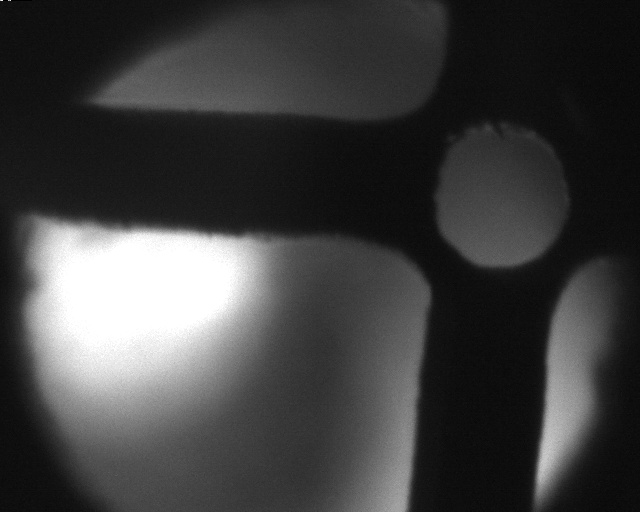
#> input picture mashes_calibration/data/calibration/vis/move_o.jpg, 640 x 512 px
$ python calibration_camera.py   (Python 2 division)
#> lines starting #> are read from the running program, lines starting #| are printed output that depends on the picture; long printed decimals are rounded
### mashes_calibration/src/Camera calibration/represent.py
import numpy as np
from homography import Homography
import cv2
from scipy import linalg
BLUE = [255, 0, 0]
RED = [0, 255, 0]
GREEN = [0, 0, 255]


class Representation():
    def __init__(self):
        print " "

    def transform(self, hom, pnts):
        pnts = np.float32([
            np.dot(hom, np.array([pnt[0], pnt[1], 1])) for pnt in pnts])
        pnts = np.float32([pnt / pnt[2] for pnt in pnts])
        return pnts[:, :2]

    def define_camera(self, image, h):
        im_measures = cv2.warpPerspective(image, h, (500, 500))
        return im_measures

    def draw_axis_camera(self, image, pnts):
        cv2.line(image, (pnts[0][0], pnts[0][1]), (pnts[1][0], pnts[1][1]), RED, 2)
        cv2.line(image, (pnts[0][0], pnts[0][1]), (pnts[2][0], pnts[2][1]), GREEN, 2)
        return image

    def draw_points(self, image, pnts):
        for pnt in pnts:
            cv2.circle(image, (int(pnt[0]), int(pnt[1])), 10, BLUE, -1)
        return image


# [171 lines that do not run on import are left out]

### mashes_calibration/src/Camera calibration/homography.py
#!/usr/bin/env python

import cv2
import numpy as np
from utils import Utils


class Homography():
    def __init__(self, pnts_pattern=np.float32([[0, 0], [0, 0], [0, 0], [0, 0]])):
        self.process = Utils()
        self.pnts_pattern = pnts_pattern

    # [8 lines left out: function read_image, not called in this run]

    def calculate(self, pnts):
        hom, status_1 = cv2.findHomography(pnts, self.pnts_pattern)
        return hom

    def scale(self, hom):
        s = np.mean([hom[0, 0], hom[1, 1]])
        return s

    # [5 lines left out: function transform, not called in this run]


# [15 lines that do not run on import are left out]

### mashes_calibration/src/Camera calibration/angle.py
#!/usr/bin/env python
import numpy as np
import math


class Angle():
    def __init__(self):
        self.angle = 0

    def director_vector(self, pt1, pt2):
        vd = (pt2[0]-pt1[0], pt2[1]-pt1[1])
        return vd

    def calculate_angle(self, vd1, vd2):
        den = abs(vd1[0]*vd2[0]+vd1[1]*vd2[1])
        num1 = math.sqrt(vd1[0]**2+vd1[1]**2)
        num2 = math.sqrt(vd2[0]**2+vd2[1]**2)
        cos_angle = den/(num1*num2)
        angle = math.degrees(math.acos(cos_angle))
        return angle

# [9 lines that do not run on import are left out]

### mashes_calibration/src/Camera calibration/tcp.py
#!/usr/bin/env python

import cv2
import math
import itertools
import numpy as np
from utils import Utils
from bisector import Perp_bisector, Intersection
from translation import Translation


class TCP():
    def __init__(self):
        self.process = Utils()

    # [107 lines left out: functions read_image, calculate_perp_bisector, calculate_intersection, calculate_origin, calculate_translation_x, calculate_translation_y and 1 more, not called in this run]

    def calculate_matrix(self, xc, yc, a):
        tcp_h_cam = [[math.cos(a), (-1)*math.sin(a), xc], [math.sin(a), math.cos(a), yc], [0, 0, 1]]
        return tcp_h_cam

    # [5 lines left out: function transform, not called in this run]

# [51 lines that do not run on import are left out]

### mashes_calibration/src/Camera calibration/utils.py
import cv2
import numpy as np
import math

class Utils(object):
    def __init__(self):
        self.A_1 = 0
        self.A_2 = 0
        self.B_1 = 0
        self.B_2 = 0
        self.C_1 = 0
        self.C_2 = 0
        self.point_1 = 0
        self.point_2 = 0
        self.point_3 = 0

        self.STEPS = 1

    # [160 lines left out: functions mouse_handler, mouse_handler_two, mouse_handler_one, origin_vectors, Point2CoordLines, get_four_points and 3 more, not called in this run]

### mashes_calibration/src/Camera calibration/calibration_camera.py
import cv2
import yaml
import numpy as np
from os.path import basename
from scipy import linalg
from tcp import TCP
from homography import Homography
from represent import Representation
from angle import Angle


class Cal_camera():
    def __init__(self, camera, pnts_pattern):
        self.rep = Representation()
        self.h = Homography(pnts_pattern)
        self.tcp = TCP()
        self.a = Angle()
        self.camera = camera
        self.hom = np.zeros((3, 3))
        self.inv_hom = np.zeros((3, 3))
        self.Frame = np.zeros((3, 3))
        self.inv_Frame = np.zeros((3, 3))
        self.hom_final_camera = np.zeros((3, 3))

    def get_pxls_homography(self, image, scale=1):
        pts_image = self.h.read_image(image, scale)
        return pts_image

    def calculate_homography(self, pxls_pattern):
        self.hom = self.h.calculate(pxls_pattern)
        self.inv_hom = linalg.inv(self.hom)

    # [27 lines left out: functions get_pxl_origin, get_pxl_orientation, calculate_TCP_orientarion, not called in this run]

    def calculate_angle_TCP(self, origin, axis_x, pattern):

        pnt_origin = self.rep.transform(self.hom, origin)
        pnt_x = self.rep.transform(self.hom, axis_x)
        pnt_pattern = self.rep.transform(self.hom, pattern)

        l_1 = np.float32([pnt_origin[0], pnt_x[0]])
        l_2 = pnt_pattern[0:2]
        vd1 = self.a.director_vector(l_1[0], l_1[1])
        vd2 = self.a.director_vector(l_2[0], l_2[1])
        angle = self.a.calculate_angle(vd1, vd2)
        return angle

    def calculate_frame(self, pxl_TCP, angle):
        pnts_TCP = self.rep.transform(self.hom, pxl_TCP)[0]

        a = np.deg2rad(angle)
        self.Frame = np.float32([[np.cos(a),  -np.sin(a), pnts_TCP[0]],
                                [np.sin(a),  np.cos(a), pnts_TCP[1]],
                                [0, 0, 1]])

        self.Orientation = np.float32([[np.cos(a),  -np.sin(a), 0],
                                       [np.sin(a),  np.cos(a), 0],
                                       [0, 0, 1]])
        self.inv_Orientation = linalg.inv(self.Orientation)
        self.inv_Frame = linalg.inv(self.Frame)

    def calculate_hom_final(self, img, pnts, corners, pnts_final):
        # pxls_camera = self.rep.transform(self.inv_hom, pnts)
        im_measures = self.rep.define_camera(img.copy(), self.hom)
        #------------------ Data in (c)mm
        image_axis = self.rep.draw_axis_camera(im_measures, pnts)
        #------------------
        pnts_Frame = pnts
        pnts_camera = self.rep.transform(self.Frame, pnts_Frame)

        image_axis_tcp = self.rep.draw_axis_camera(image_axis, pnts_camera)
        #------------------
        corners_Frame = corners
        corners_camera = self.rep.transform(self.Frame, corners_Frame)
        img = self.rep.draw_points(image_axis_tcp, corners_camera)
        #------------------
        pxls_corner = self.rep.transform(self.inv_hom, corners_camera)
        self.hom_final_camera, status = cv2.findHomography(pxls_corner.copy(), pnts_final)
        self.write_config_file()
        return self.hom_final_camera

    def write_config_file(self):
        hom_vis = self.hom_final_camera
        hom_TCP = np.dot(self.inv_hom, self.Frame)
        inv_hom_TCP = np.dot(self.inv_Frame, self.hom)
        data = dict(
            hom_vis=hom_vis.tolist(),
            hom=hom_TCP.tolist(),
            inv_hom=inv_hom_TCP.tolist(),
            )
        filename = '../../config/' + self.camera + '_config.yaml'
        with open(filename, 'w') as outfile:
            yaml.dump(data, outfile)
            print data

    def visualize_data(self):
        print "Homography: "
        print self.hom

        print "Frame: "
        print self.Frame

        print "Final homography: "
        print self.hom_final_camera

    def draw_pattern_axis(self, pnts, img):
        pnts_axis_pattern = pnts
        pxls_axis_pattern = self.rep.transform(self.inv_hom, pnts_axis_pattern)
        pnt_axis_pattern_final = self.rep.transform(self.hom_final_camera, pxls_axis_pattern)
        img_pattern_NIT = self.rep.draw_axis_camera(img, pnt_axis_pattern_final)
        return img_pattern_NIT

    def draw_TCP_axis(self, pnts, img):
        pnts_axis = pnts
        pnts_axis_TCP = self.rep.transform(self.Frame, pnts_axis)
        pxls_axis_TCP = self.rep.transform(self.inv_hom, pnts_axis_TCP)
        pnt_axis_TCP_final = self.rep.transform(self.hom_final_camera, pxls_axis_TCP)
        img_final_axis = self.rep.draw_axis_camera(img, pnt_axis_TCP_final)
        return img_final_axis

    def draw_axis(self, pnts, img):
        img_TCP = self.draw_pattern_axis(pnts, img)
        img_final = self.draw_TCP_axis(pnts, img_TCP)
        return img_final

if __name__ == '__main__':

    pnts = np.float32([[0, 0],
                       [1, 0],
                       [0, 1]])


    corners = np.float32([[-3.2, -3.2],
                          [3.2, -3.2],
                          [-3.2, 3.2],
                          [3.2, 3.2]])

    # corners = np.float32([[-2.5, -2.5],
    #                       [2.5, -2.5],
    #                       [-2.5, 2.5],
    #                       [2.5, 2.5]])

    pnts_final = np.float32([[0, 0],
                             [500, 0],
                             [0, 500],
                             [500, 500]])

    pnts_pattern = np.float32([[0, 0], [1.1, 0], [0, 1.1], [1.1, 1.1]])

    uEye = Cal_camera('uEye', pnts_pattern)
    #pxls_pattern_uEye = np.float32([[425.3, 108.7], [579.3, 118.0], [412.7, 262.0], [572.7, 276.0]])
    #pxls_pattern_uEye = np.float32([[569, 141], [564, 270], [440, 131], [436, 261]])
    pxls_pattern_uEye = np.float32([[567, 142], [563, 261], [434, 138], [429, 256]])
    uEye.calculate_homography(pxls_pattern_uEye)

    pxl_pnt_origin = np.float32([[501.5, 196]])
    pxl_pnt_x = np.float32([[510, 453]])
    pxl_TCP_uEye = np.float32([[320, 256]])

    angle = uEye.calculate_angle_TCP(pxl_pnt_origin, pxl_pnt_x, pxls_pattern_uEye)
    print "Angle TCP uEye: ", angle

    uEye.calculate_frame(pxl_TCP_uEye, angle)

    im_ueye = cv2.imread("../../data/calibration/vis/move_o.jpg")
#> im_ueye is the input picture: shape (512, 640, 3); min 0, max 255, mean 63.6
    hom_final_uEye = uEye.calculate_hom_final(im_ueye, pnts, corners, pnts_final)
#> after the loop in draw_points, `for pnt in pnts:`:
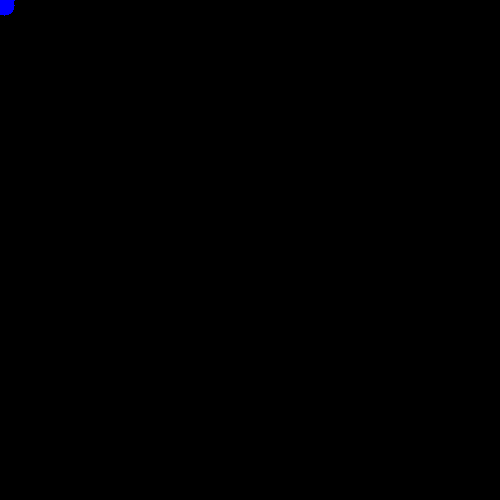
#> image: shape (500, 500, 3); mean of channels 0, 1, 2 0.2, 0, 0; drawn as B, G, R
#> in calculate_hom_final, `self.hom_final_camera, status = cv2.findHomography(pxls_corner.copy(),..`: self.hom_final_camera = [[-0.0555, 0.767, 80.73], [-0.66, -0.0631, 486.9], [6.13e-05, 7.08e-05, 1]]; status = [1, 1, 1, 1]
#> in write_config_file, `hom_vis = self.hom_final_camera`: hom_vis has the same summary as self.hom_final_camera in calculate_hom_final
#> in write_config_file, `data = dict( hom_vis=hom_vis.tolist(), hom=hom_TCP.tolist(), inv_hom=i..`: data = 3 items
#> (printed output is left out)
#> hom_final_uEye has the same summary as self.hom_final_camera in calculate_hom_final

    img_final_uEye = uEye.rep.define_camera(im_ueye, hom_final_uEye)
#> in define_camera (call 2), `im_measures = cv2.warpPerspective(image, h, (500, 500))`:
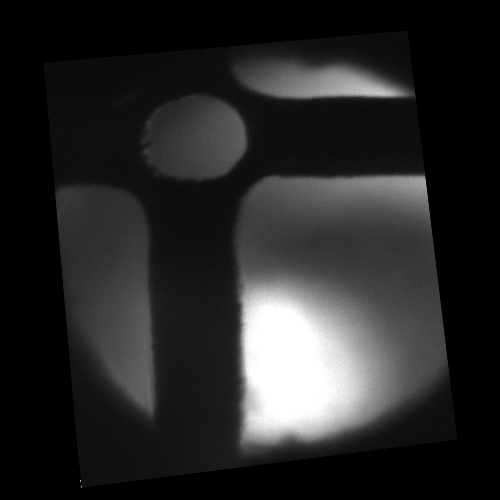
#> im_measures: shape (500, 500, 3); min 0, max 255, mean 39.8
    print "uEye parameters: "
    uEye.visualize_data()
#| [[-5.55376577e-02  7.67486201e-01  8.07334867e+01]
#|  [-6.60146955e-01 -6.31472940e-02  4.86850648e+02]
#|  [ 6.13438730e-05  7.07875537e-05  1.00000000e+00]]
    img_final_uEye_axis = uEye.draw_axis(pnts, img_final_uEye)
#> in draw_pattern_axis, `pnt_axis_pattern_final = self.rep.transform(self.hom_final_camera, pxl..`: pnt_axis_pattern_final = [[151.4, 99.14], [229.4, 94.23], [156.3, 177.1]]
#> in draw_TCP_axis, `pnt_axis_TCP_final = self.rep.transform(self.hom_final_camera, pxls_ax..`: pnt_axis_TCP_final = [[250, 250], [328.1, 250], [250, 328.1]]
#> in draw_axis_camera (call 4), `cv2.line(image, (pnts[0][0], pnts[0][1]), (pnts[2][0], pnts[2][1]), GR..`:
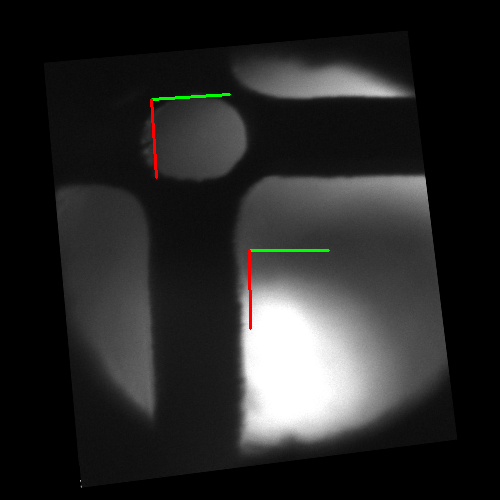
#> image: shape (500, 500, 3); mean B, G, R 39.6, 40, 40
    cv2.imshow("Image uEye final", img_final_uEye_axis)


#------------------
#------------------

    NIT = Cal_camera('NIT', pnts_pattern)
    #pxls_pattern_NIT = np.float32([[8.19, 15.75], [10.98, 15.72], [8.10, 19.08], [11.04, 19.05]])
    #pxls_pattern_NIT = np.float32([[7.32, 16.05], [7.38, 19.62], [11.04, 15.99], [11.13, 19.53]])
    pxls_pattern_NIT = np.float32([[7.86, 15.72], [7.86, 18.75], [10.83, 15.72], [10.86, 18.69]])
    NIT.calculate_homography(pxls_pattern_NIT)

    pxl_pnt_origin = np.float32([[9.555, 17.655]])
    pxl_pnt_x = np.float32([[9.28, 23.04]])
    pxl_TCP_NIT = np.float32([[13.77, 19.69]])

    angle = NIT.calculate_angle_TCP(pxl_pnt_origin, pxl_pnt_x, pxls_pattern_NIT)
#> angle = 3.28
    print "Angle TCP NIT: ", angle
#| Angle TCP NIT:  3.278
    NIT.calculate_frame(pxl_TCP_NIT, angle)

    im_NIT = cv2.imread("../../data/calibration/nit/move_o.jpg")
    hom_final_NIT = NIT.calculate_hom_final(im_NIT, pnts, corners, pnts_final)
#> in define_camera (call 3), `im_measures = cv2.warpPerspective(image, h, (500, 500))`:
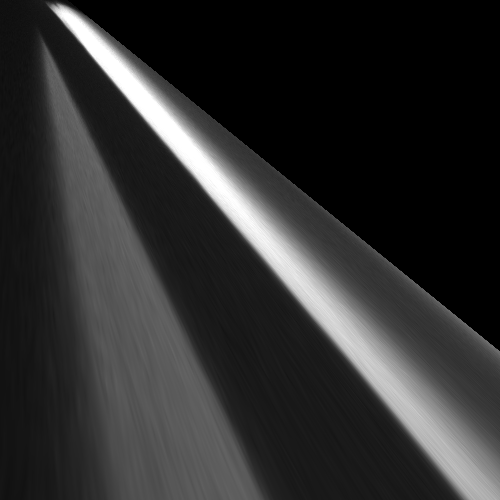
#> im_measures: shape (500, 500, 3); min 0, max 255, mean 46.9
#> the loop in draw_points (call 2), `for pnt in pnts:` made 4 passes
#> pnt on passes 1 to 4: [-1.52, -1.18], [4.87, -0.81], [-1.88, 5.21], [4.51, 5.58]
#> after the loop in draw_points (call 2), `for pnt in pnts:`:
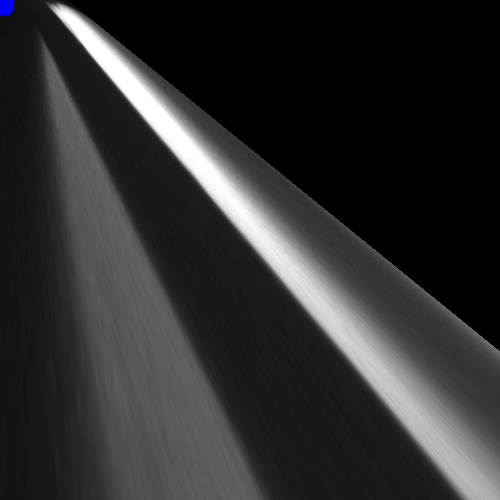
#> image: shape (500, 500, 3); mean of channels 0, 1, 2 47.1, 46.9, 46.9; drawn as B, G, R
#> (printed output is left out)
#> hom_final_NIT = [[0.807, 29.07, -339.6], [27.81, -1.35, -112.2], [-0.00661, 0.00341, 1]]

    img_final_NIT = NIT.rep.define_camera(im_NIT, hom_final_NIT)
#> in define_camera (call 4), `im_measures = cv2.warpPerspective(image, h, (500, 500))`:
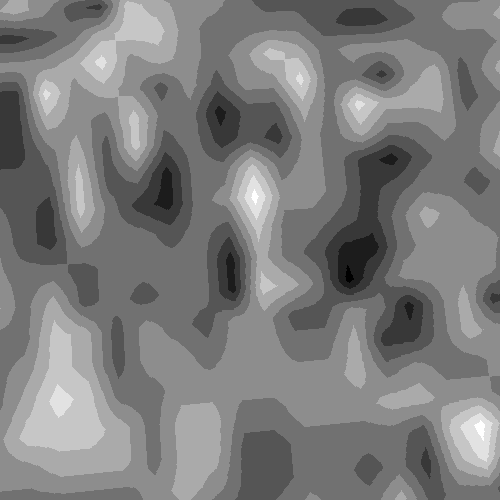
#> im_measures: shape (500, 500, 3); min 11, max 20, mean 15.43; drawn with min black and max white
    print "NIT parameters: "
    NIT.visualize_data()
#| [[ 1.35460568e-17  3.67358850e-01 -5.77488122e+00]
#|  [ 3.63685352e-01  1.39775222e-17 -2.85856691e+00]
#|  [-6.61106639e-03  3.40637449e-03  1.00000000e+00]]
#| [[ 0.9984 -0.05718  1.494 ]
#|  [ 0.05718  0.9984  2.202 ]
#|  [ 0.          0.          1.        ]]
#| [[ 8.07422572e-01  2.90740383e+01 -3.39576775e+02]
#|  [ 2.78050624e+01 -1.35183094e+00 -1.12248874e+02]
#|  [-6.61106196e-03  3.40637117e-03  1.00000000e+00]]
    img_final_NIT_axis = NIT.draw_axis(pnts, img_final_NIT)
    cv2.imshow("Image NIT final", img_final_NIT_axis)


#------------------
#------------------
#------------------
#------------------

    img_final = cv2.addWeighted(img_final_uEye_axis, 0.3, img_final_NIT_axis, 0.7, 0)
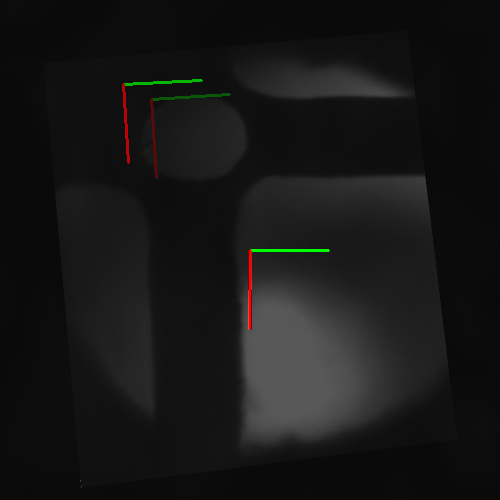
#> img_final: shape (500, 500, 3); mean B, G, R 22.6, 23, 23.1
    cv2.imshow("Image final", img_final)

    cv2.waitKey(0)

$ run again, with mashes_calibration/data/calibration/vis/frame00.jpg copied over mashes_calibration/data/calibration/vis/move_o.jpg
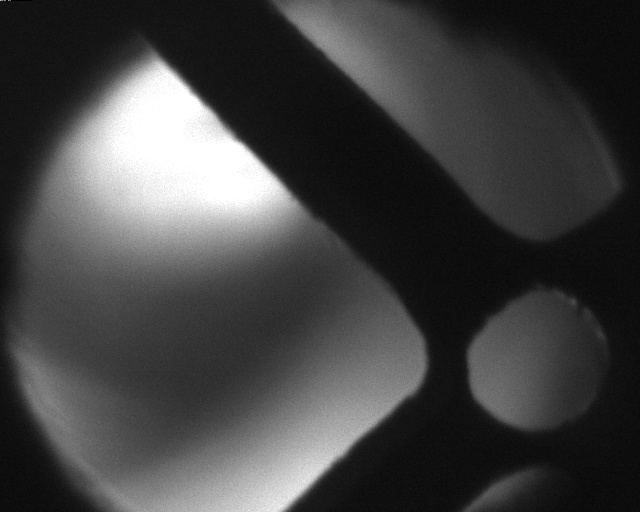
#> input picture mashes_calibration/data/calibration/vis/frame00.jpg, 640 x 512 px
#> im_ueye is the input picture: shape (512, 640, 3); min 0, max 255, mean 66.6
#> self.hom_final_camera = [[-0.0555, 0.767, 80.73], [-0.66, -0.0631, 486.9], [6.13e-05, 7.08e-05, 1]]; status = [1, 1, 1, 1]
#> hom_vis has the same summary as self.hom_final_camera in calculate_hom_final
#> data = 3 items
#> (printed output is left out)
#> hom_final_uEye has the same summary as self.hom_final_camera in calculate_hom_final
#| [[-5.55376577e-02  7.67486201e-01  8.07334867e+01]
#|  [-6.60146955e-01 -6.31472940e-02  4.86850648e+02]
#|  [ 6.13438730e-05  7.07875537e-05  1.00000000e+00]]
#> pnt_axis_pattern_final = [[151.4, 99.14], [229.4, 94.23], [156.3, 177.1]]
#> pnt_axis_TCP_final = [[250, 250], [328.1, 250], [250, 328.1]]
#> `angle = NIT.calculate_angle_TCP(pxl_pnt_origin, pxl_pnt_x, pxls_patter..`: angle = 3.28
#| Angle TCP NIT:  3.278
#> the loop in draw_points (call 2), `for pnt in pnts:` made 4 passes
#> pnt on passes 1 to 4: [-1.52, -1.18], [4.87, -0.81], [-1.88, 5.21], [4.51, 5.58]
#> after the loop in draw_points (call 2), `for pnt in pnts:`:
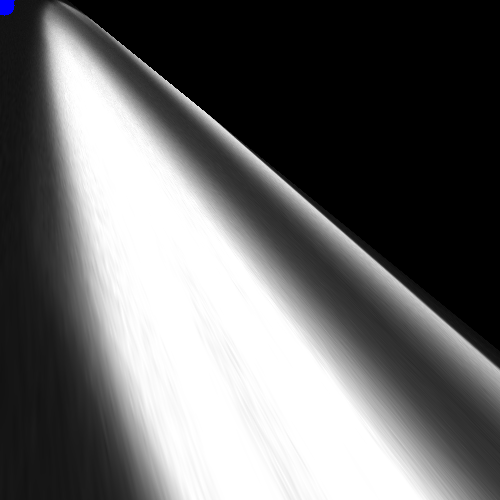
#> image: shape (500, 500, 3); mean of channels 0, 1, 2 104.2, 104, 104; drawn as B, G, R
#> (printed output is left out)
#> hom_final_NIT = [[0.807, 29.07, -339.6], [27.81, -1.35, -112.2], [-0.00661, 0.00341, 1]]
#| [[ 1.35460568e-17  3.67358850e-01 -5.77488122e+00]
#|  [ 3.63685352e-01  1.39775222e-17 -2.85856691e+00]
#|  [-6.61106639e-03  3.40637449e-03  1.00000000e+00]]
#| [[ 0.9984 -0.05718  1.494 ]
#|  [ 0.05718  0.9984  2.202 ]
#|  [ 0.          0.          1.        ]]
#| [[ 8.07422572e-01  2.90740383e+01 -3.39576775e+02]
#|  [ 2.78050624e+01 -1.35183094e+00 -1.12248874e+02]
#|  [-6.61106196e-03  3.40637117e-03  1.00000000e+00]]
#> `img_final = cv2.addWeighted(img_final_uEye_axis, 0.3, img_final_NIT_ax..`:
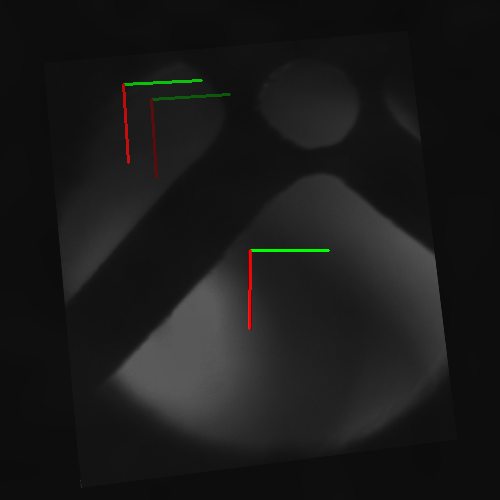
#> img_final: shape (500, 500, 3); mean B, G, R 25.6, 26.1, 26.1
